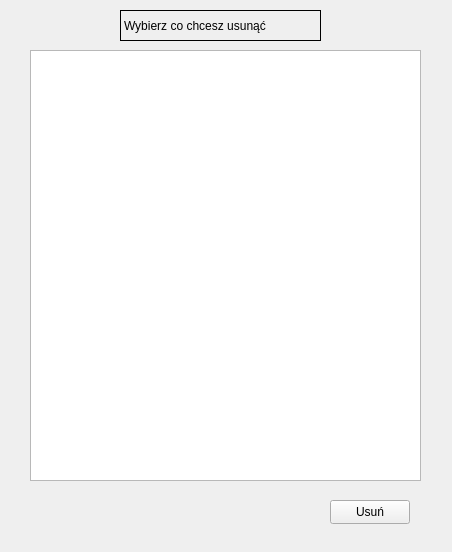
<?xml version="1.0" encoding="UTF-8"?>
<ui version="4.0">
 <class>removeDialog</class>
 <widget class="QWidget" name="removeDialog">
  <property name="geometry">
   <rect>
    <x>0</x>
    <y>0</y>
    <width>452</width>
    <height>552</height>
   </rect>
  </property>
  <property name="windowTitle">
   <string>Form</string>
  </property>
  <widget class="QTableView" name="removeTableView">
   <property name="geometry">
    <rect>
     <x>30</x>
     <y>50</y>
     <width>391</width>
     <height>431</height>
    </rect>
   </property>
   <property name="selectionMode">
    <enum>QAbstractItemView::SelectionMode::SingleSelection</enum>
   </property>
   <property name="selectionBehavior">
    <enum>QAbstractItemView::SelectionBehavior::SelectRows</enum>
   </property>
  </widget>
  <widget class="QLabel" name="coUsunacLabel">
   <property name="geometry">
    <rect>
     <x>120</x>
     <y>10</y>
     <width>201</width>
     <height>31</height>
    </rect>
   </property>
   <property name="frameShape">
    <enum>QFrame::Shape::Box</enum>
   </property>
   <property name="text">
    <string>Wybierz co chcesz usunąć </string>
   </property>
   <property name="scaledContents">
    <bool>false</bool>
   </property>
  </widget>
  <widget class="QPushButton" name="pushButton">
   <property name="geometry">
    <rect>
     <x>330</x>
     <y>500</y>
     <width>80</width>
     <height>24</height>
    </rect>
   </property>
   <property name="text">
    <string>Usuń</string>
   </property>
  </widget>
 </widget>
 <resources/>
 <connections/>
</ui>
